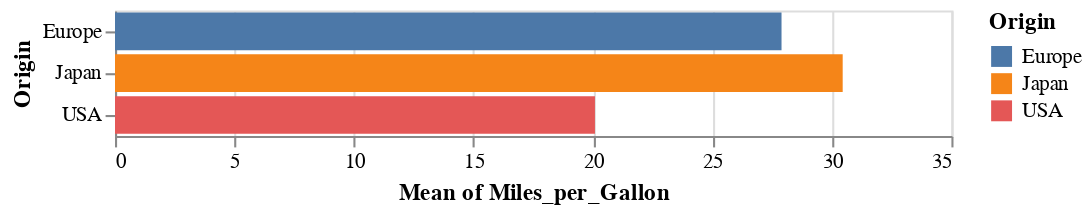

The notebook cell saved with this chart:
### Code cell
# load an example dataset
from vega_datasets import data
cars = data.cars()

# plot the dataset, referencing dataframe column names
import altair as alt
alt.Chart(cars).mark_bar().encode(
  x='mean(Miles_per_Gallon)',
  y='Origin',
  color='Origin'
)

### Figure 1 — Vega-Lite specification as saved in the notebook (floating-point values rounded to 4 significant figures; data arrays with more than 128 entries replaced by an {"elided": "..."} marker saying what was removed)
{"config": {"view": {"continuousWidth": 400, "continuousHeight": 300}}, "data": {"name": "data-f02450ab61490a1363517a0190416235"}, "mark": "bar", "encoding": {"color": {"field": "Origin", "type": "nominal"}, "x": {"aggregate": "mean", "field": "Miles_per_Gallon", "type": "quantitative"}, "y": {"field": "Origin", "type": "nominal"}}, "$schema": "https://vega.github.io/schema/vega-lite/v4.17.0.json", "datasets": {"data-f02450ab61490a1363517a0190416235": {"elided": "406 records"}}}
